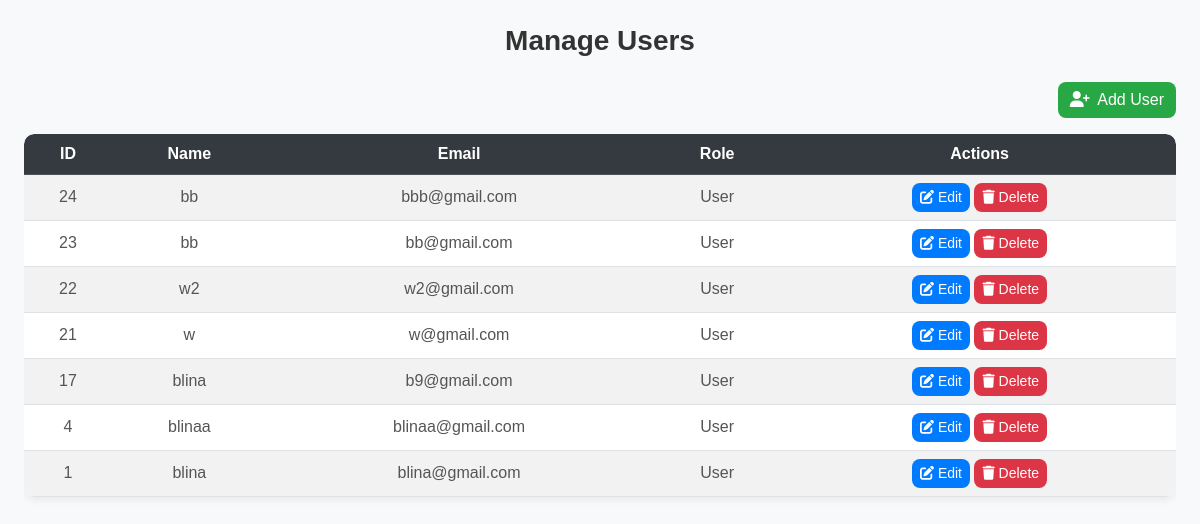
Screenshot of /admin_pages/users.php with the database file from the repository.
### tables this page shows
CREATE TABLE `users` (
  `id` int(255) NOT NULL,
  `name` varchar(255) NOT NULL,
  `email` varchar(255) NOT NULL,
  `password` varchar(255) NOT NULL,
  `user_type` varchar(255) NOT NULL DEFAULT 'user'
);

### admin_pages/users.php (the view, shortened to what this page needs)
<?php
include '../connection.php';
$users = mysqli_query($conn, "SELECT * FROM users ORDER BY id DESC");
?>
<!DOCTYPE html>
<html lang="en">
<head>
    <link href="https://cdn.jsdelivr.net/npm/bootstrap@5.3.2/dist/css/bootstrap.min.css" rel="stylesheet">
    <link href="https://cdnjs.cloudflare.com/ajax/libs/font-awesome/6.5.0/css/all.min.css" rel="stylesheet">
</head>
<body class="p-4">
<h3 class="mb-4">Manage Users</h3>
<div class="mb-3 text-end">
    <button class="btn btn-success" data-bs-toggle="modal" data-bs-target="#addUserModal">
        <i class="fas fa-user-plus me-1"></i> Add User
    </button>
</div>
<div class="table-responsive">
    <table class="table table-striped table-hover align-middle">
        <thead class="table-dark">
            <tr>
                <th>ID</th><th>Name</th><th>Email</th><th>Role</th><th>Actions</th>
            </tr>
        </thead>
        <tbody id="userTableBody">
            <?php while($user = mysqli_fetch_assoc($users)) { ?>
            <tr id="user-<?= $user['id'] ?>">
                <td><?= $user['id'] ?></td>
                <td><?= htmlspecialchars($user['name']) ?></td>
                <td><?= htmlspecialchars($user['email']) ?></td>
                <td><?= $user['role'] ?? 'User' ?></td>
                <td>
                    <button class="btn btn-sm btn-primary editUserBtn"
                            data-id="<?= $user['id'] ?>"
                            data-name="<?= htmlspecialchars($user['name']) ?>"
                            data-email="<?= htmlspecialchars($user['email']) ?>"
                            data-role="<?= $user['role'] ?? 'User' ?>"
                            data-bs-toggle="modal" data-bs-target="#editUserModal">
                        <i class="fas fa-edit"></i> Edit
                    </button>
                    <button class="btn btn-sm btn-danger deleteUserBtn"
                            data-id="<?= $user['id'] ?>">
                        <i class="fas fa-trash"></i> Delete
                    </button>
                </td>
            </tr>
            <?php } ?>
        </tbody>
    </table>
</div>
</body>
</html>

### admin_pages/users.php (style rules this page uses)
body { background-color: #f8f9fa; font-family: "Poppins", sans-serif; }
h3 { font-weight: 600; color: #333; text-align: center; margin-bottom: 30px; }
.btn { border-radius: 8px !important; transition: 0.2s ease; font-weight: 500; }
.btn-success { background-color: #28a745; border: none; }
.btn-primary { background-color: #007bff; border: none; }
.btn-danger { background-color: #dc3545; border: none; }
.table { border-radius: 10px; overflow: hidden; box-shadow: 0 2px 10px rgba(0,0,0,0.08); background-color: white; }
.table th { background-color: #343a40 !important; color: #fff; text-align: center; vertical-align: middle; }
.table td { vertical-align: middle; text-align: center; color: #555; }
.table-responsive { border-radius: 10px; overflow-x: auto; }
.text-end { margin-bottom: 20px; }
tr { transition: background-color 0.3s ease; }

### rows the page displays
users: id "24", name "bb", email "bbb@gmail.com", role "User"
users: id "23", name "bb", email "bb@gmail.com", role "User"
users: id "22", name "w2", email "w2@gmail.com", role "User"
users: id "21", name "w", email "w@gmail.com", role "User"
users: id "17", name "blina", email "b9@gmail.com", role "User"
users: id "4", name "blinaa", email "blinaa@gmail.com", role "User"
users: id "1", name "blina", email "blina@gmail.com", role "User"
